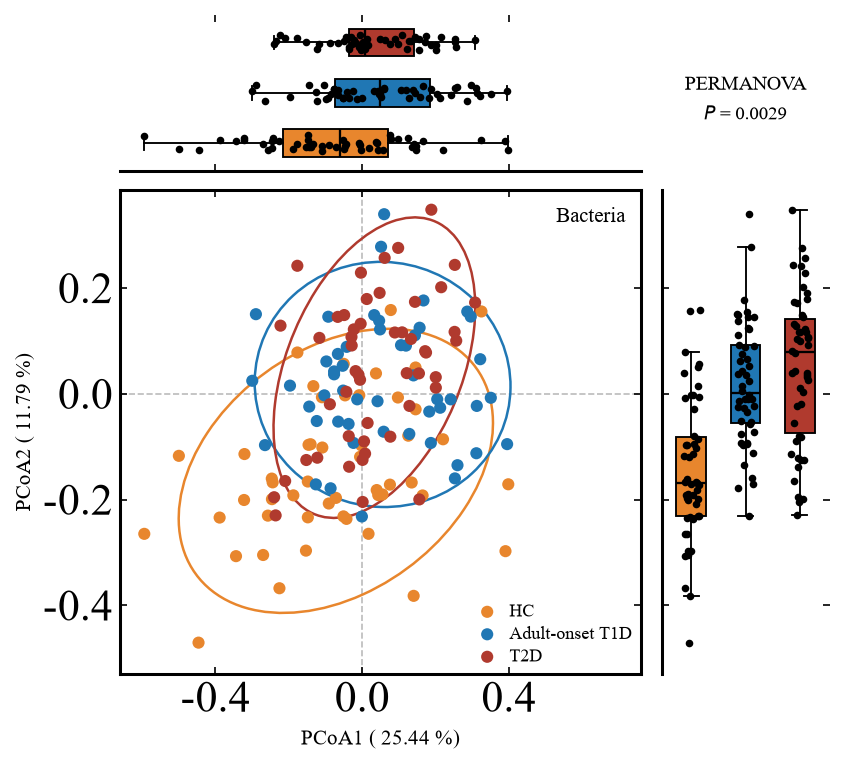

Python code for this plot:
# -*- coding: utf-8 -*-
"""案例2 - Lancet PCoA图: 主散点(3组+置信椭圆) + 上/右边际箱线 + PERMANOVA 注释框。
参考：同类期刊常见的「主散点 + 边际箱线」十字形版式 — 橙HC/蓝T1D/红T2D（详见同名 case 卡）。"""
import sys, os
HERE = os.path.dirname(os.path.abspath(__file__))
sys.path.insert(0, os.path.join(HERE, 'lib'))
from paper_style import *

import numpy as np
import matplotlib.pyplot as plt
from matplotlib.patches import Ellipse

set_style()

C_HC, C_T1D, C_T2D = '#E8862D', '#2077B4', '#B03A2E'
groups = ['HC', 'Adult-onset T1D', 'T2D']
gcolors = [C_HC, C_T1D, C_T2D]

r = rng(2)
# 每组 ~50 样本, 组间中心/协方差不同(贴近参考图分布)
centers = [(-0.05, -0.12), (0.06, 0.02), (0.01, 0.04)]
covs = [
    [[0.052, 0.012], [0.012, 0.020]],
    [[0.030, -0.006], [-0.006, 0.017]],
    [[0.013, 0.007], [0.007, 0.020]],
]
pts = [r.multivariate_normal(c, cv, 50) for c, cv in zip(centers, covs)]

fig = plt.figure(figsize=cm2in(15.5, 14.5))
gs = fig.add_gridspec(2, 2, width_ratios=[3.1, 1.0], height_ratios=[1.0, 3.1],
                      hspace=0.06, wspace=0.06)
ax_top = fig.add_subplot(gs[0, 0])
ax_txt = fig.add_subplot(gs[0, 1])
ax_main = fig.add_subplot(gs[1, 0], sharex=ax_top)
ax_right = fig.add_subplot(gs[1, 1], sharey=ax_main)

plt.setp(ax_top.get_xticklabels(), visible=False)
plt.setp(ax_right.get_yticklabels(), visible=False)

# ---------------- 主图 ----------------
for i, p in enumerate(pts):
    ax_main.scatter(p[:, 0], p[:, 1], s=34, color=gcolors[i], zorder=3,
                    label=groups[i], edgecolors='none')
    # 2σ 置信椭圆
    mu = p.mean(0)
    cov = np.cov(p.T)
    vals, vecs = np.linalg.eigh(cov)
    order = vals.argsort()[::-1]
    vals, vecs = vals[order], vecs[:, order]
    ang = np.degrees(np.arctan2(vecs[1, 0], vecs[0, 0]))
    ax_main.add_patch(Ellipse(mu, 2 * 2 * np.sqrt(vals[0]), 2 * 2 * np.sqrt(vals[1]),
                              angle=ang, facecolor='none', edgecolor=gcolors[i],
                              lw=1.2, zorder=2))
ax_main.axhline(0, color='#BBBBBB', lw=0.8, ls='--', zorder=1)
ax_main.axvline(0, color='#BBBBBB', lw=0.8, ls='--', zorder=1)

ax_main.set_xlim(-0.66, 0.76)
ax_main.set_ylim(-0.53, 0.385)   # 顶部加 ~6% headroom, 防最高散点被上缘截断(右边际 sharey 同步)
ax_main.set_xticks([-0.4, 0.0, 0.4])
ax_main.set_yticks([-0.4, -0.2, 0.0, 0.2])
ax_main.set_xlabel('PCoA1 ( 25.44 %)', fontsize=10)
ax_main.set_ylabel('PCoA2 ( 11.79 %)', fontsize=10)
ax_main.text(0.97, 0.965, 'Bacteria', transform=ax_main.transAxes,
             ha='right', va='top', fontsize=10)
ax_main.legend(loc='lower right', frameon=False, fontsize=8.5,
               handletextpad=0.25, borderaxespad=0.1, labelspacing=0.32)

# ---------------- 上边际箱线(横向, 红/蓝/橙 自上而下) ----------------
for i, (p, pos) in enumerate(zip(pts[::-1], [2, 1, 0])):
    x = p[:, 0]
    bp = ax_top.boxplot(x, orientation='horizontal', positions=[pos], widths=0.55,
                        patch_artist=True, showfliers=False,
                        medianprops=dict(color='black', lw=1.1),
                        whiskerprops=dict(color='black', lw=0.9),
                        capprops=dict(color='black', lw=0.9))
    bp['boxes'][0].set_facecolor(gcolors[::-1][i])
    bp['boxes'][0].set_edgecolor('black')
    bp['boxes'][0].set_linewidth(0.9)
    jit = rng(20 + pos).uniform(-0.16, 0.16, len(x))
    ax_top.scatter(x, pos + jit, s=7, color='black', zorder=3)
ax_top.set_ylim(-0.55, 2.55)
ax_top.set_yticks([])
despine(ax_top, left=True)

# ---------------- 右边际箱线(纵向, 橙/蓝/红) ----------------
for i, p in enumerate(pts):
    y = p[:, 1]
    bp = ax_right.boxplot(y, positions=[i], widths=0.55, patch_artist=True,
                          showfliers=False,
                          medianprops=dict(color='black', lw=1.1),
                          whiskerprops=dict(color='black', lw=0.9),
                          capprops=dict(color='black', lw=0.9))
    bp['boxes'][0].set_facecolor(gcolors[i])
    bp['boxes'][0].set_edgecolor('black')
    bp['boxes'][0].set_linewidth(0.9)
    jit = rng(30 + i).uniform(-0.16, 0.16, len(y))
    ax_right.scatter(i + jit, y, s=7, color='black', zorder=3)
ax_right.set_xlim(-0.55, 2.55)
ax_right.set_xticks([])
despine(ax_right, bottom=True)

# ---------------- PERMANOVA 注释框 ----------------
ax_txt.axis('off')
ax_txt.text(0.5, 0.55, 'PERMANOVA', ha='center', va='center', fontsize=9.5)
ax_txt.text(0.5, 0.36, '$P$ = 0.0029', ha='center', va='center', fontsize=9)
for s in ax_txt.spines.values():
    s.set_visible(True)

save(fig, 'case_seg002.png')
